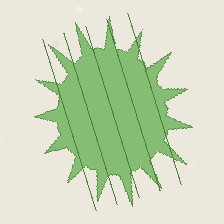
#> input picture Medicinal_Plant_Classifier/data/raw/Aloe_Vera/Aloe_Vera_000.jpg, 224 x 224 px; its folder holds only this picture in this run
$ python data_analysis.py
#> lines starting #> are read from the running program, lines starting #| are printed output that depends on the picture
"""
data_analysis.py
-----------------
Exploratory Data Analysis (EDA) for the medicinal plant leaf dataset.

Scans `data/raw/<class_name>/*.jpg`, builds a Pandas DataFrame describing
every image (class, resolution, file size, aspect ratio, avg RGB), then
produces Matplotlib figures summarizing the dataset:

    1. Class distribution bar chart
    2. Image file-size distribution
    3. Image width/height scatter (resolution consistency check)
    4. Average brightness per class (box plot)
    5. A sample-image grid, one row per class

All figures are written to `outputs/eda/`. The DataFrame itself is also
saved as `outputs/eda/dataset_manifest.csv` so it can be reused by other
scripts or inspected in Excel/Pandas directly.

Usage:
    python src/data_analysis.py --data_dir data/raw --out_dir outputs/eda
"""

import argparse
import os
from pathlib import Path

import numpy as np
import pandas as pd
import matplotlib.pyplot as plt
from PIL import Image

VALID_EXTS = {".jpg", ".jpeg", ".png"}


def build_manifest(data_dir: str) -> pd.DataFrame:
    """Walk the class-per-folder dataset and build a metadata DataFrame."""
#> called with data_dir = 'data/raw'
    rows = []
    data_path = Path(data_dir)
    class_dirs = sorted([d for d in data_path.iterdir() if d.is_dir()])

    if not class_dirs:
        raise FileNotFoundError(
            f"No class sub-folders found under '{data_dir}'. Expected "
            f"structure: {data_dir}/<class_name>/<image files>"
        )

    for class_dir in class_dirs:
        for f in sorted(class_dir.iterdir()):
            if f.suffix.lower() not in VALID_EXTS:
                continue
            try:
                with Image.open(f) as im:
#> im is the input picture: PIL image 224x224 RGB; mean R, G, B 205, 218, 189.5
                    w, h = im.size
#> w = 224; h = 224
                    arr = np.asarray(im.convert("RGB").resize((32, 32)), dtype=np.float32)
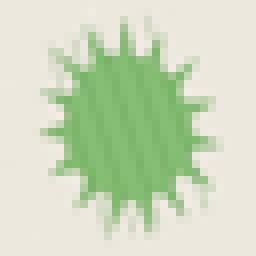
#> arr: shape (32, 32, 3) float32 (shown 8 times larger); mean R, G, B 205.1, 218, 189.5
                    mean_r, mean_g, mean_b = arr[:, :, 0].mean(), arr[:, :, 1].mean(), arr[:, :, 2].mean()
#> mean_r = 205.1; mean_g = 218; mean_b = 189.5
                rows.append({
                    "filepath": str(f),
                    "class": class_dir.name,
                    "width": w,
                    "height": h,
                    "aspect_ratio": round(w / h, 3),
                    "filesize_kb": round(f.stat().st_size / 1024, 1),
                    "mean_r": round(mean_r, 1),
                    "mean_g": round(mean_g, 1),
                    "mean_b": round(mean_b, 1),
                    "brightness": round((mean_r + mean_g + mean_b) / 3, 1),
                })
            except Exception as e:
                print(f"  [skip] {f}: {e}")
#> pass 2 of the loop in build_manifest, `for class_dir in class_dirs:`:
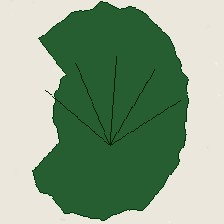
#> input picture Medicinal_Plant_Classifier/data/raw/Betel/Betel_000.jpg, 224 x 224 px
#> in build_manifest, im is the input picture: PIL image 224x224 RGB; mean R, G, B 135.5, 161.2, 133.3
#> in build_manifest, `arr = np.asarray(im.convert("RGB").resize((32, 32)), dtype=np.float32)`:
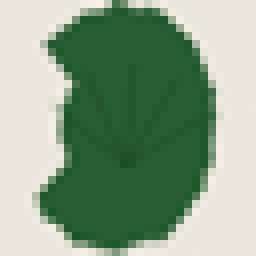
#> arr: shape (32, 32, 3) float32 (shown 8 times larger); mean R, G, B 135.4, 161.1, 133.2
#> mean_r = 135.4; mean_g = 161.1; mean_b = 133.2
#> in main, `df = build_manifest(args.data_dir)`: df = table of 2 rows and 10 columns

    return pd.DataFrame(rows)


def print_summary(df: pd.DataFrame):
    print("\n=== Dataset Summary ===")
    print(f"Total images : {len(df)}")
    print(f"Classes ({df['class'].nunique()}): {', '.join(sorted(df['class'].unique()))}")
    print("\nImages per class:")
    print(df["class"].value_counts().to_string())
    print("\nResolution stats:")
    print(df[["width", "height", "filesize_kb"]].describe().round(1).to_string())

    counts = df["class"].value_counts()
    imbalance_ratio = counts.max() / counts.min()
    print(f"\nClass imbalance ratio (max/min count): {imbalance_ratio:.2f}")
    if imbalance_ratio > 1.5:
        print("  -> Noticeable imbalance: consider class_weight or augmentation for minority classes.")
    else:
        print("  -> Classes are reasonably balanced.")


def plot_class_distribution(df, out_dir):
#> called with out_dir = 'outputs/eda'
    counts = df["class"].value_counts().sort_values()
    fig, ax = plt.subplots(figsize=(8, 5))
    bars = ax.barh(counts.index, counts.values, color="#4c8c4a")
    ax.set_xlabel("Number of images")
    ax.set_title("Images per Medicinal Plant Class")
    for bar, val in zip(bars, counts.values):
        ax.text(val + 0.3, bar.get_y() + bar.get_height() / 2, str(val), va="center", fontsize=9)
    plt.tight_layout()
    plt.savefig(os.path.join(out_dir, "class_distribution.png"), dpi=140)
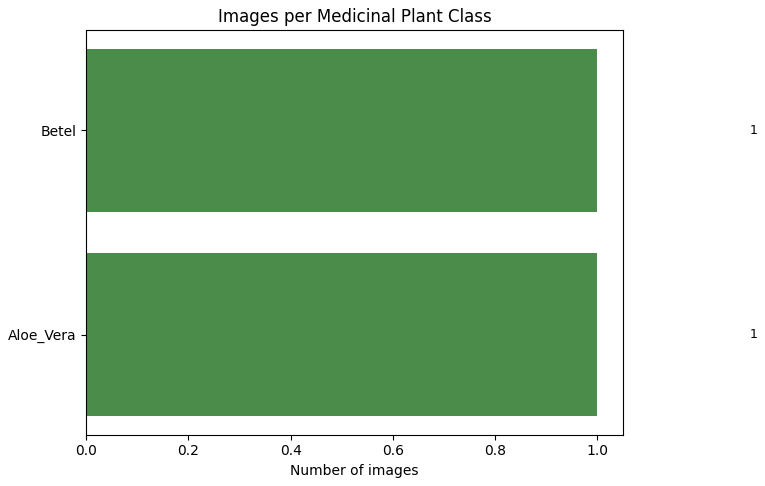
#> figure drawn by matplotlib, 1 panel
    plt.close(fig)


def plot_filesize_distribution(df, out_dir):
#> called with out_dir = 'outputs/eda'
    fig, ax = plt.subplots(figsize=(7, 5))
    ax.hist(df["filesize_kb"], bins=25, color="#6aa96a", edgecolor="white")
    ax.set_xlabel("File size (KB)")
    ax.set_ylabel("Count")
    ax.set_title("Image File Size Distribution")
    plt.tight_layout()
    plt.savefig(os.path.join(out_dir, "filesize_distribution.png"), dpi=140)
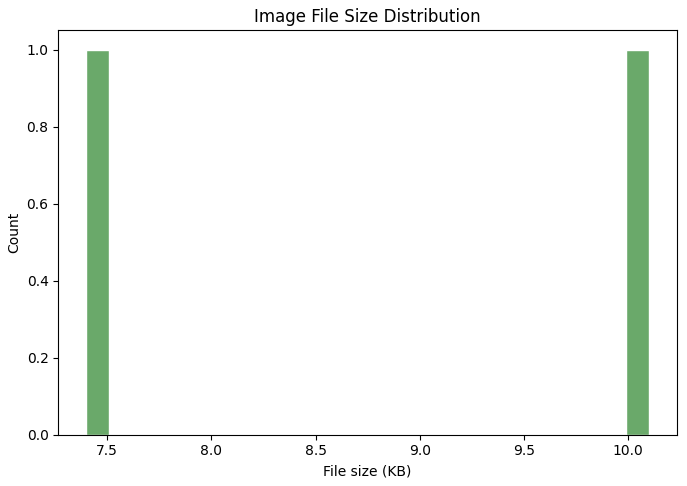
#> figure drawn by matplotlib, 1 panel
    plt.close(fig)


def plot_resolution_scatter(df, out_dir):
#> called with out_dir = 'outputs/eda'
    fig, ax = plt.subplots(figsize=(6, 6))
    for cls, sub in df.groupby("class"):
        ax.scatter(sub["width"], sub["height"], label=cls, alpha=0.6, s=18)
    ax.set_xlabel("Width (px)")
    ax.set_ylabel("Height (px)")
    ax.set_title("Image Resolution by Class")
    ax.legend(fontsize=7, loc="best")
    plt.tight_layout()
    plt.savefig(os.path.join(out_dir, "resolution_scatter.png"), dpi=140)
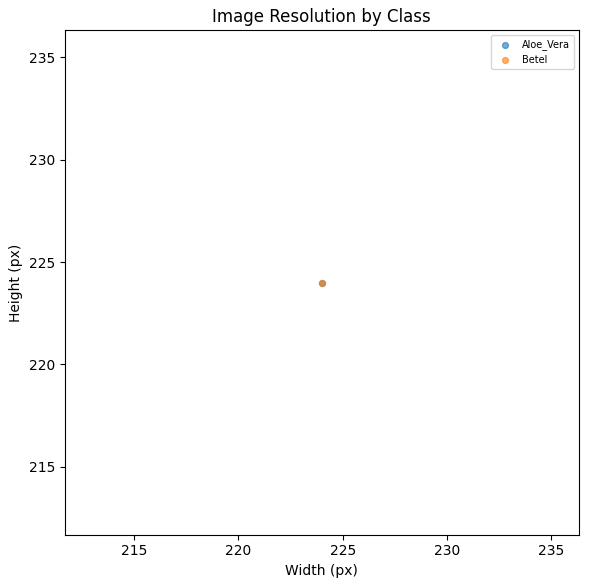
#> figure drawn by matplotlib, 1 panel
    plt.close(fig)


def plot_brightness_boxplot(df, out_dir):
#> called with out_dir = 'outputs/eda'
    classes = sorted(df["class"].unique())
    data = [df.loc[df["class"] == c, "brightness"] for c in classes]
    fig, ax = plt.subplots(figsize=(9, 5))
    ax.boxplot(data, tick_labels=classes, showmeans=True)
    ax.set_ylabel("Mean brightness (0-255)")
    ax.set_title("Average Image Brightness per Class")
    plt.xticks(rotation=30, ha="right")
    plt.tight_layout()
    plt.savefig(os.path.join(out_dir, "brightness_boxplot.png"), dpi=140)
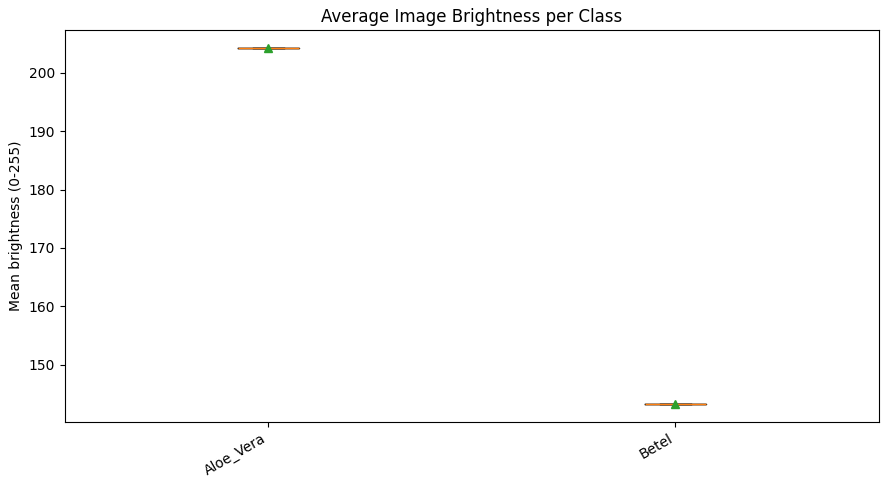
#> figure drawn by matplotlib, 1 panel
    plt.close(fig)


def plot_sample_grid(df, out_dir, per_class=4):
#> called with out_dir = 'outputs/eda', per_class = 4
    classes = sorted(df["class"].unique())
    fig, axes = plt.subplots(len(classes), per_class, figsize=(per_class * 2.1, len(classes) * 2.1))
    for i, cls in enumerate(classes):
        sample_paths = df.loc[df["class"] == cls, "filepath"].sample(
            min(per_class, (df["class"] == cls).sum()), random_state=0
        )
        for j, p in enumerate(sample_paths):
            ax = axes[i, j] if len(classes) > 1 else axes[j]
            ax.imshow(Image.open(p))
            ax.axis("off")
            if j == 0:
                ax.set_ylabel(cls, fontsize=9)
        for j in range(len(sample_paths), per_class):
            ax = axes[i, j] if len(classes) > 1 else axes[j]
            ax.axis("off")
#> pass 2 of the loop in plot_sample_grid, `for i, cls in enumerate(classes):`:
    fig.suptitle("Sample Images per Class", fontsize=13)
    plt.tight_layout()
    plt.savefig(os.path.join(out_dir, "sample_grid.png"), dpi=140)
    plt.close(fig)


def main():
    parser = argparse.ArgumentParser(description="EDA for medicinal plant leaf dataset.")
    parser.add_argument("--data_dir", default="data/raw")
    parser.add_argument("--out_dir", default="outputs/eda")
    args = parser.parse_args()

    os.makedirs(args.out_dir, exist_ok=True)

    print(f"Scanning '{args.data_dir}' ...")
    df = build_manifest(args.data_dir)
    df.to_csv(os.path.join(args.out_dir, "dataset_manifest.csv"), index=False)

    print_summary(df)

    print("\nGenerating plots ...")
    plot_class_distribution(df, args.out_dir)
    plot_filesize_distribution(df, args.out_dir)
    plot_resolution_scatter(df, args.out_dir)
    plot_brightness_boxplot(df, args.out_dir)
    plot_sample_grid(df, args.out_dir)
    print(f"Saved manifest + 5 figures to '{args.out_dir}'")


if __name__ == "__main__":
    main()
